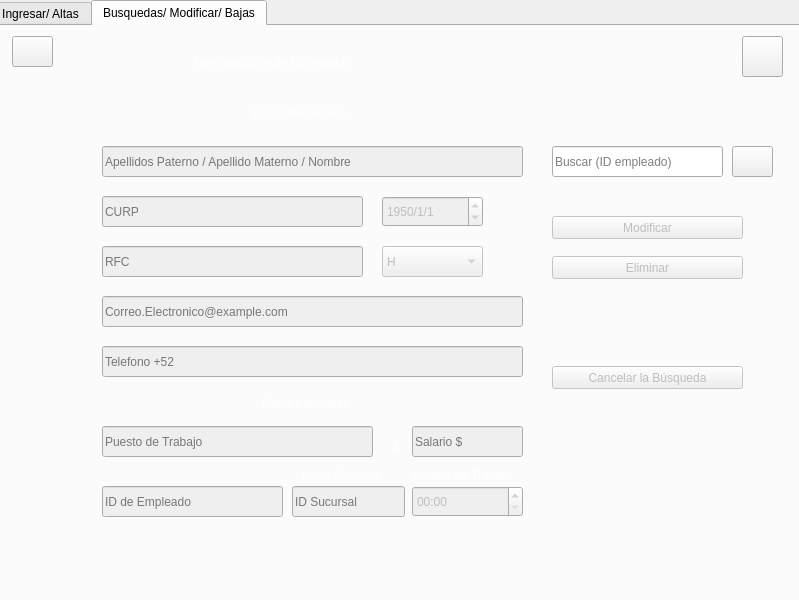
<?xml version="1.0" encoding="UTF-8"?>
<ui version="4.0">
 <class>MainWindow3</class>
 <widget class="QMainWindow" name="MainWindow3">
  <property name="geometry">
   <rect>
    <x>0</x>
    <y>0</y>
    <width>799</width>
    <height>600</height>
   </rect>
  </property>
  <property name="windowTitle">
   <string>Administracion de Empleados</string>
  </property>
  <property name="windowIcon">
   <iconset resource="imagenes.qrc">
    <normaloff>:/imagenes/Logo.png</normaloff>:/imagenes/Logo.png</iconset>
  </property>
  <widget class="QWidget" name="centralwidget">
   <widget class="QTabWidget" name="tabWidget">
    <property name="geometry">
     <rect>
      <x>-10</x>
      <y>0</y>
      <width>821</width>
      <height>611</height>
     </rect>
    </property>
    <property name="currentIndex">
     <number>1</number>
    </property>
    <widget class="QWidget" name="tab">
     <attribute name="title">
      <string>Ingresar/ Altas</string>
     </attribute>
     <widget class="QLabel" name="Etiqueta6">
      <property name="geometry">
       <rect>
        <x>-10</x>
        <y>0</y>
        <width>821</width>
        <height>581</height>
       </rect>
      </property>
      <property name="styleSheet">
       <string notr="true">border-image: url(:/imagenes/fondoo.jpg);</string>
      </property>
      <property name="text">
       <string/>
      </property>
     </widget>
     <widget class="QPushButton" name="Salir2pushButton">
      <property name="geometry">
       <rect>
        <x>20</x>
        <y>10</y>
        <width>41</width>
        <height>31</height>
       </rect>
      </property>
      <property name="styleSheet">
       <string notr="true">border-image: url(:/imagenes/home2.png);</string>
      </property>
      <property name="text">
       <string/>
      </property>
     </widget>
     <widget class="QLineEdit" name="IdlineEdit">
      <property name="geometry">
       <rect>
        <x>110</x>
        <y>460</y>
        <width>181</width>
        <height>31</height>
       </rect>
      </property>
      <property name="styleSheet">
       <string notr="true">font: 63 9pt &quot;Yu Gothic UI Semibold&quot;;
font: 13pt &quot;MS Shell Dlg 2&quot;;</string>
      </property>
      <property name="placeholderText">
       <string>ID de Empleado</string>
      </property>
     </widget>
     <widget class="QLineEdit" name="NombrelineEdit">
      <property name="geometry">
       <rect>
        <x>110</x>
        <y>120</y>
        <width>421</width>
        <height>31</height>
       </rect>
      </property>
      <property name="styleSheet">
       <string notr="true">font: 63 9pt &quot;Yu Gothic UI Semibold&quot;;
font: 13pt &quot;MS Shell Dlg 2&quot;;</string>
      </property>
      <property name="placeholderText">
       <string>Apellidos Paterno / Apellido Materno / Nombre</string>
      </property>
     </widget>
     <widget class="QLabel" name="label">
      <property name="geometry">
       <rect>
        <x>200</x>
        <y>10</y>
        <width>321</width>
        <height>51</height>
       </rect>
      </property>
      <property name="styleSheet">
       <string notr="true">font: 18pt &quot;MS Shell Dlg 2&quot;;
color: rgb(255, 255, 255);</string>
      </property>
      <property name="text">
       <string>Administración de Empleados</string>
      </property>
     </widget>
     <widget class="QLineEdit" name="PuestolineEdit">
      <property name="geometry">
       <rect>
        <x>110</x>
        <y>400</y>
        <width>271</width>
        <height>31</height>
       </rect>
      </property>
      <property name="styleSheet">
       <string notr="true">font: 63 9pt &quot;Yu Gothic UI Semibold&quot;;
font: 13pt &quot;MS Shell Dlg 2&quot;;</string>
      </property>
      <property name="placeholderText">
       <string>Puesto de Trabajo</string>
      </property>
     </widget>
     <widget class="QLineEdit" name="TelefonolineEdit">
      <property name="geometry">
       <rect>
        <x>110</x>
        <y>320</y>
        <width>421</width>
        <height>31</height>
       </rect>
      </property>
      <property name="styleSheet">
       <string notr="true">font: 63 9pt &quot;Yu Gothic UI Semibold&quot;;
font: 13pt &quot;MS Shell Dlg 2&quot;;</string>
      </property>
      <property name="placeholderText">
       <string>Telefono +52</string>
      </property>
     </widget>
     <widget class="QDateEdit" name="FechaNacdateEdit">
      <property name="geometry">
       <rect>
        <x>390</x>
        <y>170</y>
        <width>101</width>
        <height>31</height>
       </rect>
      </property>
      <property name="styleSheet">
       <string notr="true">font: 63 9pt &quot;Yu Gothic UI Semibold&quot;;
font: 13pt &quot;MS Shell Dlg 2&quot;;</string>
      </property>
      <property name="specialValueText">
       <string/>
      </property>
      <property name="displayFormat">
       <string>yyyy/M/d</string>
      </property>
      <property name="date">
       <date>
        <year>1950</year>
        <month>1</month>
        <day>1</day>
       </date>
      </property>
     </widget>
     <widget class="QLineEdit" name="RFClineEdit">
      <property name="geometry">
       <rect>
        <x>110</x>
        <y>220</y>
        <width>261</width>
        <height>31</height>
       </rect>
      </property>
      <property name="styleSheet">
       <string notr="true">font: 63 9pt &quot;Yu Gothic UI Semibold&quot;;
font: 13pt &quot;MS Shell Dlg 2&quot;;</string>
      </property>
      <property name="placeholderText">
       <string>RFC</string>
      </property>
     </widget>
     <widget class="QLineEdit" name="SalariolineEdit">
      <property name="geometry">
       <rect>
        <x>420</x>
        <y>400</y>
        <width>111</width>
        <height>31</height>
       </rect>
      </property>
      <property name="styleSheet">
       <string notr="true">font: 63 9pt &quot;Yu Gothic UI Semibold&quot;;
font: 13pt &quot;MS Shell Dlg 2&quot;;</string>
      </property>
      <property name="text">
       <string/>
      </property>
      <property name="placeholderText">
       <string>Salario $</string>
      </property>
     </widget>
     <widget class="QTimeEdit" name="HorariotimeEdit">
      <property name="geometry">
       <rect>
        <x>420</x>
        <y>460</y>
        <width>111</width>
        <height>31</height>
       </rect>
      </property>
      <property name="styleSheet">
       <string notr="true">font: 63 9pt &quot;Yu Gothic UI Semibold&quot;;
font: 13pt &quot;MS Shell Dlg 2&quot;;</string>
      </property>
      <property name="specialValueText">
       <string/>
      </property>
      <property name="currentSection">
       <enum>QDateTimeEdit::HourSection</enum>
      </property>
      <property name="displayFormat">
       <string>hh:mm</string>
      </property>
     </widget>
     <widget class="QPushButton" name="AgregarpushButton">
      <property name="geometry">
       <rect>
        <x>560</x>
        <y>270</y>
        <width>191</width>
        <height>23</height>
       </rect>
      </property>
      <property name="styleSheet">
       <string notr="true">font: 63 9pt &quot;Yu Gothic UI Semibold&quot;;
font: 13pt &quot;MS Shell Dlg 2&quot;;</string>
      </property>
      <property name="text">
       <string>Registrar Empleado</string>
      </property>
     </widget>
     <widget class="QPushButton" name="CancelarpushButton">
      <property name="geometry">
       <rect>
        <x>560</x>
        <y>310</y>
        <width>191</width>
        <height>23</height>
       </rect>
      </property>
      <property name="styleSheet">
       <string notr="true">font: 63 9pt &quot;Yu Gothic UI Semibold&quot;;
font: 13pt &quot;MS Shell Dlg 2&quot;;</string>
      </property>
      <property name="text">
       <string>Cancelar</string>
      </property>
     </widget>
     <widget class="QLineEdit" name="CorreolineEdit">
      <property name="geometry">
       <rect>
        <x>110</x>
        <y>270</y>
        <width>421</width>
        <height>31</height>
       </rect>
      </property>
      <property name="styleSheet">
       <string notr="true">font: 63 9pt &quot;Yu Gothic UI Semibold&quot;;
font: 13pt &quot;MS Shell Dlg 2&quot;;</string>
      </property>
      <property name="placeholderText">
       <string>Correo.Electronico@example.com</string>
      </property>
     </widget>
     <widget class="QLineEdit" name="CURPlineEdit">
      <property name="geometry">
       <rect>
        <x>110</x>
        <y>170</y>
        <width>261</width>
        <height>31</height>
       </rect>
      </property>
      <property name="styleSheet">
       <string notr="true">font: 63 9pt &quot;Yu Gothic UI Semibold&quot;;
font: 13pt &quot;MS Shell Dlg 2&quot;;</string>
      </property>
      <property name="placeholderText">
       <string>CURP</string>
      </property>
     </widget>
     <widget class="QLabel" name="label101">
      <property name="geometry">
       <rect>
        <x>260</x>
        <y>80</y>
        <width>111</width>
        <height>16</height>
       </rect>
      </property>
      <property name="styleSheet">
       <string notr="true">color: rgb(255, 255, 255);
font: 10pt &quot;MS Shell Dlg 2&quot;;</string>
      </property>
      <property name="text">
       <string>Datos Personales</string>
      </property>
     </widget>
     <widget class="QLabel" name="label102">
      <property name="geometry">
       <rect>
        <x>270</x>
        <y>370</y>
        <width>91</width>
        <height>16</height>
       </rect>
      </property>
      <property name="styleSheet">
       <string notr="true">color: rgb(255, 255, 255);
font: 10pt &quot;MS Shell Dlg 2&quot;;</string>
      </property>
      <property name="text">
       <string>Datos Laborales</string>
      </property>
     </widget>
     <widget class="QLabel" name="label111">
      <property name="geometry">
       <rect>
        <x>400</x>
        <y>410</y>
        <width>16</width>
        <height>20</height>
       </rect>
      </property>
      <property name="styleSheet">
       <string notr="true">font: 63 9pt &quot;Yu Gothic UI Semibold&quot;;
font: 13pt &quot;MS Shell Dlg 2&quot;;
color: rgb(255, 255, 255);</string>
      </property>
      <property name="text">
       <string>$</string>
      </property>
     </widget>
     <widget class="QLabel" name="label115">
      <property name="geometry">
       <rect>
        <x>310</x>
        <y>440</y>
        <width>91</width>
        <height>20</height>
       </rect>
      </property>
      <property name="styleSheet">
       <string notr="true">color: rgb(255, 255, 255);
font: 10pt &quot;MS Shell Dlg 2&quot;;</string>
      </property>
      <property name="text">
       <string>Num. Sucursal</string>
      </property>
     </widget>
     <widget class="QLabel" name="label116">
      <property name="geometry">
       <rect>
        <x>420</x>
        <y>440</y>
        <width>111</width>
        <height>20</height>
       </rect>
      </property>
      <property name="styleSheet">
       <string notr="true">color: rgb(255, 255, 255);
font: 10pt &quot;MS Shell Dlg 2&quot;;</string>
      </property>
      <property name="text">
       <string>Horario de Trabajo</string>
      </property>
     </widget>
     <widget class="QLineEdit" name="ID_suclineEdit">
      <property name="geometry">
       <rect>
        <x>300</x>
        <y>460</y>
        <width>113</width>
        <height>31</height>
       </rect>
      </property>
      <property name="styleSheet">
       <string notr="true">font: 63 9pt &quot;Yu Gothic UI Semibold&quot;;
font: 13pt &quot;MS Shell Dlg 2&quot;;</string>
      </property>
      <property name="placeholderText">
       <string>ID Sucursal</string>
      </property>
     </widget>
     <widget class="QComboBox" name="Sexo2comboBox">
      <property name="geometry">
       <rect>
        <x>390</x>
        <y>220</y>
        <width>101</width>
        <height>31</height>
       </rect>
      </property>
      <property name="styleSheet">
       <string notr="true">font: 63 9pt &quot;Yu Gothic UI Semibold&quot;;
font: 13pt &quot;MS Shell Dlg 2&quot;;</string>
      </property>
      <item>
       <property name="text">
        <string>H</string>
       </property>
      </item>
      <item>
       <property name="text">
        <string>M</string>
       </property>
      </item>
     </widget>
     <widget class="QPushButton" name="AyudapushButton">
      <property name="geometry">
       <rect>
        <x>750</x>
        <y>10</y>
        <width>41</width>
        <height>41</height>
       </rect>
      </property>
      <property name="styleSheet">
       <string notr="true">border-image: url(:/imagenes/ayuda.png);</string>
      </property>
      <property name="text">
       <string/>
      </property>
     </widget>
     <widget class="QPushButton" name="pushButton">
      <property name="geometry">
       <rect>
        <x>110</x>
        <y>460</y>
        <width>181</width>
        <height>31</height>
       </rect>
      </property>
      <property name="styleSheet">
       <string notr="true">background-color: transparent;
background: none;
border: none;
background-repeat: none;</string>
      </property>
      <property name="text">
       <string/>
      </property>
     </widget>
     <zorder>Etiqueta6</zorder>
     <zorder>Salir2pushButton</zorder>
     <zorder>NombrelineEdit</zorder>
     <zorder>IdlineEdit</zorder>
     <zorder>label</zorder>
     <zorder>PuestolineEdit</zorder>
     <zorder>TelefonolineEdit</zorder>
     <zorder>FechaNacdateEdit</zorder>
     <zorder>RFClineEdit</zorder>
     <zorder>SalariolineEdit</zorder>
     <zorder>HorariotimeEdit</zorder>
     <zorder>AgregarpushButton</zorder>
     <zorder>CancelarpushButton</zorder>
     <zorder>CorreolineEdit</zorder>
     <zorder>CURPlineEdit</zorder>
     <zorder>label101</zorder>
     <zorder>label102</zorder>
     <zorder>label111</zorder>
     <zorder>label115</zorder>
     <zorder>label116</zorder>
     <zorder>ID_suclineEdit</zorder>
     <zorder>Sexo2comboBox</zorder>
     <zorder>AyudapushButton</zorder>
     <zorder>pushButton</zorder>
    </widget>
    <widget class="QWidget" name="tab_2">
     <attribute name="title">
      <string>Busquedas/ Modificar/ Bajas</string>
     </attribute>
     <widget class="QLabel" name="Etiqueta108">
      <property name="geometry">
       <rect>
        <x>0</x>
        <y>0</y>
        <width>811</width>
        <height>581</height>
       </rect>
      </property>
      <property name="styleSheet">
       <string notr="true">border-image: url(:/imagenes/fondoo.jpg);</string>
      </property>
      <property name="text">
       <string/>
      </property>
     </widget>
     <widget class="QLabel" name="label106">
      <property name="geometry">
       <rect>
        <x>200</x>
        <y>10</y>
        <width>321</width>
        <height>51</height>
       </rect>
      </property>
      <property name="styleSheet">
       <string notr="true">font: 18pt &quot;MS Shell Dlg 2&quot;;
color: rgb(255, 255, 255);</string>
      </property>
      <property name="text">
       <string>Administración de Empleados </string>
      </property>
     </widget>
     <widget class="QPushButton" name="Salir3pushButton">
      <property name="geometry">
       <rect>
        <x>20</x>
        <y>10</y>
        <width>41</width>
        <height>31</height>
       </rect>
      </property>
      <property name="styleSheet">
       <string notr="true">border-image: url(:/imagenes/home2.png);</string>
      </property>
      <property name="text">
       <string/>
      </property>
     </widget>
     <widget class="QLabel" name="label107">
      <property name="geometry">
       <rect>
        <x>260</x>
        <y>80</y>
        <width>111</width>
        <height>16</height>
       </rect>
      </property>
      <property name="styleSheet">
       <string notr="true">color: rgb(255, 255, 255);
font: 10pt &quot;MS Shell Dlg 2&quot;;</string>
      </property>
      <property name="text">
       <string>Datos Personales</string>
      </property>
     </widget>
     <widget class="QLineEdit" name="ModificarNombrelineEdit">
      <property name="enabled">
       <bool>false</bool>
      </property>
      <property name="geometry">
       <rect>
        <x>110</x>
        <y>120</y>
        <width>421</width>
        <height>31</height>
       </rect>
      </property>
      <property name="styleSheet">
       <string notr="true">font: 63 9pt &quot;Yu Gothic UI Semibold&quot;;
font: 13pt &quot;MS Shell Dlg 2&quot;;</string>
      </property>
      <property name="placeholderText">
       <string>Apellidos Paterno / Apellido Materno / Nombre</string>
      </property>
     </widget>
     <widget class="QLineEdit" name="ModificarCURPlineEdit">
      <property name="enabled">
       <bool>false</bool>
      </property>
      <property name="geometry">
       <rect>
        <x>110</x>
        <y>170</y>
        <width>261</width>
        <height>31</height>
       </rect>
      </property>
      <property name="styleSheet">
       <string notr="true">font: 63 9pt &quot;Yu Gothic UI Semibold&quot;;
font: 13pt &quot;MS Shell Dlg 2&quot;;</string>
      </property>
      <property name="placeholderText">
       <string>CURP</string>
      </property>
     </widget>
     <widget class="QDateEdit" name="ModificarFechaNacdateEdit">
      <property name="enabled">
       <bool>false</bool>
      </property>
      <property name="geometry">
       <rect>
        <x>390</x>
        <y>170</y>
        <width>101</width>
        <height>31</height>
       </rect>
      </property>
      <property name="styleSheet">
       <string notr="true">font: 63 9pt &quot;Yu Gothic UI Semibold&quot;;
font: 13pt &quot;MS Shell Dlg 2&quot;;</string>
      </property>
      <property name="specialValueText">
       <string/>
      </property>
      <property name="displayFormat">
       <string>yyyy/M/d</string>
      </property>
      <property name="date">
       <date>
        <year>1950</year>
        <month>1</month>
        <day>1</day>
       </date>
      </property>
     </widget>
     <widget class="QLineEdit" name="ModificarRFClineEdit">
      <property name="enabled">
       <bool>false</bool>
      </property>
      <property name="geometry">
       <rect>
        <x>110</x>
        <y>220</y>
        <width>261</width>
        <height>31</height>
       </rect>
      </property>
      <property name="styleSheet">
       <string notr="true">font: 63 9pt &quot;Yu Gothic UI Semibold&quot;;
font: 13pt &quot;MS Shell Dlg 2&quot;;</string>
      </property>
      <property name="placeholderText">
       <string>RFC</string>
      </property>
     </widget>
     <widget class="QLineEdit" name="ModificarCorreolineEdit">
      <property name="enabled">
       <bool>false</bool>
      </property>
      <property name="geometry">
       <rect>
        <x>110</x>
        <y>270</y>
        <width>421</width>
        <height>31</height>
       </rect>
      </property>
      <property name="styleSheet">
       <string notr="true">font: 63 9pt &quot;Yu Gothic UI Semibold&quot;;
font: 13pt &quot;MS Shell Dlg 2&quot;;</string>
      </property>
      <property name="placeholderText">
       <string>Correo.Electronico@example.com</string>
      </property>
     </widget>
     <widget class="QLineEdit" name="ModificarTelefonolineEdit">
      <property name="enabled">
       <bool>false</bool>
      </property>
      <property name="geometry">
       <rect>
        <x>110</x>
        <y>320</y>
        <width>421</width>
        <height>31</height>
       </rect>
      </property>
      <property name="styleSheet">
       <string notr="true">font: 63 9pt &quot;Yu Gothic UI Semibold&quot;;
font: 13pt &quot;MS Shell Dlg 2&quot;;</string>
      </property>
      <property name="placeholderText">
       <string>Telefono +52</string>
      </property>
     </widget>
     <widget class="QLabel" name="label108">
      <property name="geometry">
       <rect>
        <x>270</x>
        <y>370</y>
        <width>91</width>
        <height>16</height>
       </rect>
      </property>
      <property name="styleSheet">
       <string notr="true">color: rgb(255, 255, 255);
font: 10pt &quot;MS Shell Dlg 2&quot;;</string>
      </property>
      <property name="text">
       <string>Datos Laborales</string>
      </property>
     </widget>
     <widget class="QLineEdit" name="ModificarPuestolineEdit">
      <property name="enabled">
       <bool>false</bool>
      </property>
      <property name="geometry">
       <rect>
        <x>110</x>
        <y>400</y>
        <width>271</width>
        <height>31</height>
       </rect>
      </property>
      <property name="styleSheet">
       <string notr="true">font: 63 9pt &quot;Yu Gothic UI Semibold&quot;;
font: 13pt &quot;MS Shell Dlg 2&quot;;</string>
      </property>
      <property name="placeholderText">
       <string>Puesto de Trabajo</string>
      </property>
     </widget>
     <widget class="QLineEdit" name="ModificarSalariolineEdit">
      <property name="enabled">
       <bool>false</bool>
      </property>
      <property name="geometry">
       <rect>
        <x>420</x>
        <y>400</y>
        <width>111</width>
        <height>31</height>
       </rect>
      </property>
      <property name="styleSheet">
       <string notr="true">font: 63 9pt &quot;Yu Gothic UI Semibold&quot;;
font: 13pt &quot;MS Shell Dlg 2&quot;;</string>
      </property>
      <property name="placeholderText">
       <string>Salario $</string>
      </property>
     </widget>
     <widget class="QTimeEdit" name="ModificarHorariotimeEdit">
      <property name="enabled">
       <bool>false</bool>
      </property>
      <property name="geometry">
       <rect>
        <x>420</x>
        <y>460</y>
        <width>111</width>
        <height>31</height>
       </rect>
      </property>
      <property name="styleSheet">
       <string notr="true">font: 63 9pt &quot;Yu Gothic UI Semibold&quot;;
font: 13pt &quot;MS Shell Dlg 2&quot;;</string>
      </property>
      <property name="specialValueText">
       <string/>
      </property>
      <property name="displayFormat">
       <string>hh:mm </string>
      </property>
     </widget>
     <widget class="QLineEdit" name="ModificarIdlineEdit">
      <property name="enabled">
       <bool>false</bool>
      </property>
      <property name="geometry">
       <rect>
        <x>110</x>
        <y>460</y>
        <width>181</width>
        <height>31</height>
       </rect>
      </property>
      <property name="styleSheet">
       <string notr="true">font: 63 9pt &quot;Yu Gothic UI Semibold&quot;;
font: 13pt &quot;MS Shell Dlg 2&quot;;</string>
      </property>
      <property name="placeholderText">
       <string>ID de Empleado</string>
      </property>
     </widget>
     <widget class="QPushButton" name="ModificarpushButton">
      <property name="enabled">
       <bool>false</bool>
      </property>
      <property name="geometry">
       <rect>
        <x>560</x>
        <y>190</y>
        <width>191</width>
        <height>23</height>
       </rect>
      </property>
      <property name="styleSheet">
       <string notr="true">font: 63 9pt &quot;Yu Gothic UI Semibold&quot;;
font: 13pt &quot;MS Shell Dlg 2&quot;;</string>
      </property>
      <property name="text">
       <string>Modificar</string>
      </property>
     </widget>
     <widget class="QPushButton" name="EliminarpushButton">
      <property name="enabled">
       <bool>false</bool>
      </property>
      <property name="geometry">
       <rect>
        <x>560</x>
        <y>230</y>
        <width>191</width>
        <height>23</height>
       </rect>
      </property>
      <property name="styleSheet">
       <string notr="true">font: 63 9pt &quot;Yu Gothic UI Semibold&quot;;
font: 13pt &quot;MS Shell Dlg 2&quot;;</string>
      </property>
      <property name="text">
       <string>Eliminar</string>
      </property>
     </widget>
     <widget class="QLineEdit" name="BuscarlineEdit">
      <property name="geometry">
       <rect>
        <x>560</x>
        <y>120</y>
        <width>171</width>
        <height>31</height>
       </rect>
      </property>
      <property name="styleSheet">
       <string notr="true">font: 63 9pt &quot;Yu Gothic UI Semibold&quot;;
font: 13pt &quot;MS Shell Dlg 2&quot;;</string>
      </property>
      <property name="placeholderText">
       <string>Buscar (ID empleado)</string>
      </property>
     </widget>
     <widget class="QPushButton" name="BuscarPushButton">
      <property name="geometry">
       <rect>
        <x>740</x>
        <y>120</y>
        <width>41</width>
        <height>31</height>
       </rect>
      </property>
      <property name="styleSheet">
       <string notr="true">border-image: url(:/imagenes/Buscar1.png);</string>
      </property>
      <property name="text">
       <string/>
      </property>
     </widget>
     <widget class="QLabel" name="label112">
      <property name="geometry">
       <rect>
        <x>400</x>
        <y>410</y>
        <width>16</width>
        <height>20</height>
       </rect>
      </property>
      <property name="styleSheet">
       <string notr="true">font: 63 9pt &quot;Yu Gothic UI Semibold&quot;;
font: 13pt &quot;MS Shell Dlg 2&quot;;
color: rgb(255, 255, 255);</string>
      </property>
      <property name="text">
       <string>$</string>
      </property>
     </widget>
     <widget class="QLabel" name="label113">
      <property name="geometry">
       <rect>
        <x>420</x>
        <y>440</y>
        <width>111</width>
        <height>20</height>
       </rect>
      </property>
      <property name="styleSheet">
       <string notr="true">color: rgb(255, 255, 255);
font: 10pt &quot;MS Shell Dlg 2&quot;;</string>
      </property>
      <property name="text">
       <string>Horario de Trabajo</string>
      </property>
     </widget>
     <widget class="QLabel" name="label114">
      <property name="geometry">
       <rect>
        <x>310</x>
        <y>440</y>
        <width>91</width>
        <height>20</height>
       </rect>
      </property>
      <property name="styleSheet">
       <string notr="true">color: rgb(255, 255, 255);
font: 10pt &quot;MS Shell Dlg 2&quot;;</string>
      </property>
      <property name="text">
       <string>Num. Sucursal</string>
      </property>
     </widget>
     <widget class="QComboBox" name="SexoModificarcomboBox">
      <property name="enabled">
       <bool>false</bool>
      </property>
      <property name="geometry">
       <rect>
        <x>390</x>
        <y>220</y>
        <width>101</width>
        <height>31</height>
       </rect>
      </property>
      <property name="styleSheet">
       <string notr="true">font: 63 9pt &quot;Yu Gothic UI Semibold&quot;;
font: 13pt &quot;MS Shell Dlg 2&quot;;</string>
      </property>
      <item>
       <property name="text">
        <string>H</string>
       </property>
      </item>
      <item>
       <property name="text">
        <string>M</string>
       </property>
      </item>
     </widget>
     <widget class="QLineEdit" name="ID_sucModificarlineEdit">
      <property name="enabled">
       <bool>false</bool>
      </property>
      <property name="geometry">
       <rect>
        <x>300</x>
        <y>460</y>
        <width>113</width>
        <height>31</height>
       </rect>
      </property>
      <property name="styleSheet">
       <string notr="true">font: 63 9pt &quot;Yu Gothic UI Semibold&quot;;
font: 13pt &quot;MS Shell Dlg 2&quot;;</string>
      </property>
      <property name="placeholderText">
       <string>ID Sucursal</string>
      </property>
     </widget>
     <widget class="QPushButton" name="CancelarBpushButton">
      <property name="enabled">
       <bool>false</bool>
      </property>
      <property name="geometry">
       <rect>
        <x>560</x>
        <y>340</y>
        <width>191</width>
        <height>23</height>
       </rect>
      </property>
      <property name="styleSheet">
       <string notr="true">font: 63 9pt &quot;Yu Gothic UI Semibold&quot;;
font: 13pt &quot;MS Shell Dlg 2&quot;;</string>
      </property>
      <property name="text">
       <string>Cancelar la Búsqueda</string>
      </property>
     </widget>
     <widget class="QPushButton" name="AyudaModipushButton">
      <property name="geometry">
       <rect>
        <x>750</x>
        <y>10</y>
        <width>41</width>
        <height>41</height>
       </rect>
      </property>
      <property name="styleSheet">
       <string notr="true">border-image: url(:/imagenes/ayuda.png);</string>
      </property>
      <property name="text">
       <string/>
      </property>
     </widget>
    </widget>
   </widget>
  </widget>
 </widget>
 <tabstops>
  <tabstop>tabWidget</tabstop>
  <tabstop>NombrelineEdit</tabstop>
  <tabstop>CURPlineEdit</tabstop>
  <tabstop>FechaNacdateEdit</tabstop>
  <tabstop>RFClineEdit</tabstop>
  <tabstop>CorreolineEdit</tabstop>
  <tabstop>TelefonolineEdit</tabstop>
  <tabstop>PuestolineEdit</tabstop>
  <tabstop>SalariolineEdit</tabstop>
  <tabstop>HorariotimeEdit</tabstop>
  <tabstop>IdlineEdit</tabstop>
  <tabstop>AgregarpushButton</tabstop>
  <tabstop>CancelarpushButton</tabstop>
  <tabstop>Salir2pushButton</tabstop>
 </tabstops>
 <resources>
  <include location="imagenes.qrc"/>
 </resources>
 <connections>
  <connection>
   <sender>CancelarpushButton</sender>
   <signal>clicked()</signal>
   <receiver>NombrelineEdit</receiver>
   <slot>clear()</slot>
   <hints>
    <hint type="sourcelabel">
     <x>608</x>
     <y>345</y>
    </hint>
    <hint type="destinationlabel">
     <x>520</x>
     <y>163</y>
    </hint>
   </hints>
  </connection>
  <connection>
   <sender>CancelarpushButton</sender>
   <signal>clicked()</signal>
   <receiver>PuestolineEdit</receiver>
   <slot>clear()</slot>
   <hints>
    <hint type="sourcelabel">
     <x>571</x>
     <y>347</y>
    </hint>
    <hint type="destinationlabel">
     <x>262</x>
     <y>427</y>
    </hint>
   </hints>
  </connection>
  <connection>
   <sender>CancelarpushButton</sender>
   <signal>clicked()</signal>
   <receiver>SalariolineEdit</receiver>
   <slot>clear()</slot>
   <hints>
    <hint type="sourcelabel">
     <x>730</x>
     <y>345</y>
    </hint>
    <hint type="destinationlabel">
     <x>500</x>
     <y>433</y>
    </hint>
   </hints>
  </connection>
  <connection>
   <sender>CancelarpushButton</sender>
   <signal>clicked()</signal>
   <receiver>TelefonolineEdit</receiver>
   <slot>clear()</slot>
   <hints>
    <hint type="sourcelabel">
     <x>641</x>
     <y>343</y>
    </hint>
    <hint type="destinationlabel">
     <x>223</x>
     <y>344</y>
    </hint>
   </hints>
  </connection>
  <connection>
   <sender>CancelarpushButton</sender>
   <signal>clicked()</signal>
   <receiver>RFClineEdit</receiver>
   <slot>clear()</slot>
   <hints>
    <hint type="sourcelabel">
     <x>716</x>
     <y>342</y>
    </hint>
    <hint type="destinationlabel">
     <x>362</x>
     <y>255</y>
    </hint>
   </hints>
  </connection>
  <connection>
   <sender>CancelarpushButton</sender>
   <signal>clicked()</signal>
   <receiver>IdlineEdit</receiver>
   <slot>clear()</slot>
   <hints>
    <hint type="sourcelabel">
     <x>658</x>
     <y>342</y>
    </hint>
    <hint type="destinationlabel">
     <x>273</x>
     <y>484</y>
    </hint>
   </hints>
  </connection>
  <connection>
   <sender>CancelarpushButton</sender>
   <signal>clicked()</signal>
   <receiver>CorreolineEdit</receiver>
   <slot>clear()</slot>
   <hints>
    <hint type="sourcelabel">
     <x>641</x>
     <y>339</y>
    </hint>
    <hint type="destinationlabel">
     <x>517</x>
     <y>313</y>
    </hint>
   </hints>
  </connection>
  <connection>
   <sender>CancelarpushButton</sender>
   <signal>clicked()</signal>
   <receiver>HorariotimeEdit</receiver>
   <slot>clear()</slot>
   <hints>
    <hint type="sourcelabel">
     <x>742</x>
     <y>344</y>
    </hint>
    <hint type="destinationlabel">
     <x>490</x>
     <y>490</y>
    </hint>
   </hints>
  </connection>
  <connection>
   <sender>CancelarpushButton</sender>
   <signal>clicked()</signal>
   <receiver>FechaNacdateEdit</receiver>
   <slot>clear()</slot>
   <hints>
    <hint type="sourcelabel">
     <x>692</x>
     <y>347</y>
    </hint>
    <hint type="destinationlabel">
     <x>466</x>
     <y>206</y>
    </hint>
   </hints>
  </connection>
 </connections>
</ui>
